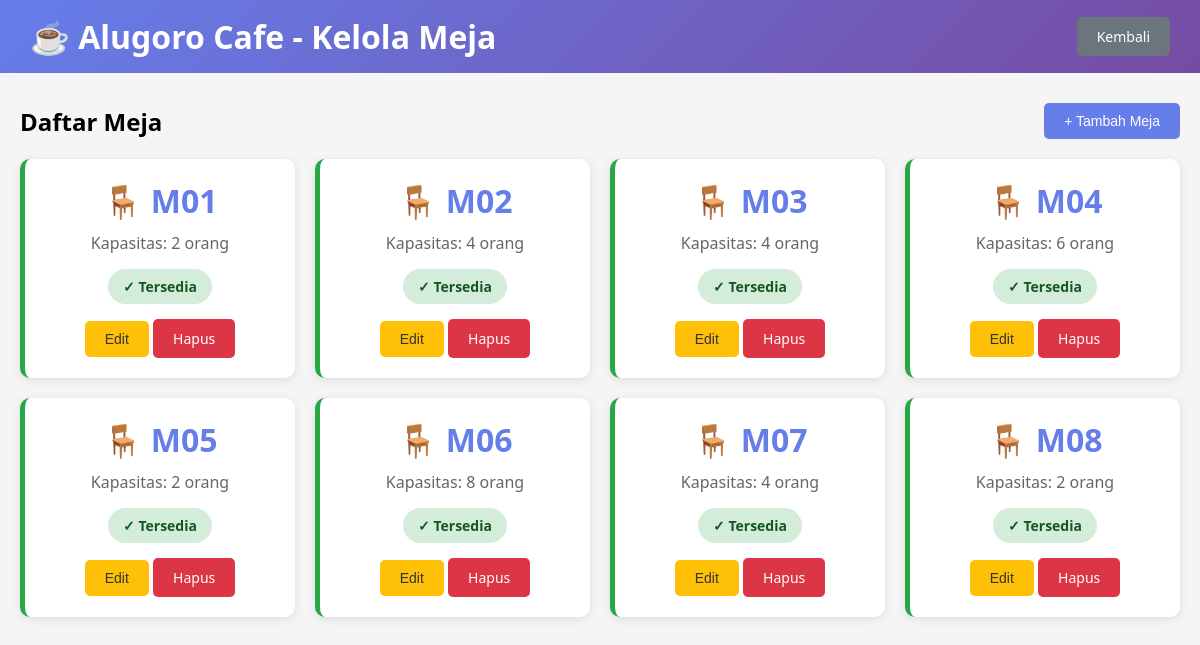
/tables.php (signed in), run on the app's committed database.
### tables this page shows
CREATE TABLE tables (
    id INT PRIMARY KEY AUTO_INCREMENT,
    table_number VARCHAR(10) UNIQUE NOT NULL,
    capacity INT NOT NULL,
    status ENUM('tersedia', 'terisi') DEFAULT 'tersedia',
    created_at TIMESTAMP DEFAULT CURRENT_TIMESTAMP
);

### tables.php (the view, shortened to what this page needs)
<?php
require_once 'config.php';
$query = "SELECT * FROM tables ORDER BY table_number";
$result = mysqli_query($conn, $query);
?>
<!DOCTYPE html>
<html lang="id">
<head>
</head>
<body>
    <div class="navbar">
        <h1>☕ Alugoro Cafe - Kelola Meja</h1>
        <a href="dashboard.php" class="btn btn-secondary">Kembali</a>
    </div>
    <div class="container">
        <div class="header">
            <h2>Daftar Meja</h2>
            <button class="btn btn-primary" onclick="openModal('tambah')">+ Tambah Meja</button>
        </div>
        <div class="table-grid">
            <?php while ($row = mysqli_fetch_assoc($result)): ?>
            <div class="table-card <?php echo $row['status']; ?>">
                <div class="table-number">🪑 <?php echo $row['table_number']; ?></div>
                <div class="table-info">Kapasitas: <?php echo $row['capacity']; ?> orang</div>
                <span class="status-badge <?php echo $row['status']; ?>">
                    <?php echo $row['status'] == 'tersedia' ? '✓ Tersedia' : '✗ Terisi'; ?>
                </span>
                <div>
                    <button class="btn btn-warning" onclick='openEdit(<?php echo json_encode($row); ?>)'>Edit</button>
                    <a href="?delete=<?php echo $row['id']; ?>" class="btn btn-danger" onclick="return confirm('Yakin hapus meja ini?')">Hapus</a>
                </div>
            </div>
            <?php endwhile; ?>
        </div>
    </div>
</body>
</html>

### tables.php (style rules this page uses)
* { margin: 0; padding: 0; box-sizing: border-box; }
body { font-family: 'Segoe UI', Tahoma, Geneva, Verdana, sans-serif; background: #f5f5f5; }
.navbar { background: linear-gradient(135deg, #667eea 0%, #764ba2 100%); color: white; padding: 15px 30px; display: flex; justify-content: space-between; align-items: center; }
.container { max-width: 1200px; margin: 30px auto; padding: 0 20px; }
.header { display: flex; justify-content: space-between; align-items: center; margin-bottom: 20px; }
.btn { padding: 10px 20px; border: none; border-radius: 5px; cursor: pointer; text-decoration: none; display: inline-block; font-size: 14px; }
.btn-primary { background: #667eea; color: white; }
.btn-warning { background: #ffc107; color: #333; }
.btn-danger { background: #dc3545; color: white; }
.btn-secondary { background: #6c757d; color: white; }
.table-grid { display: grid; grid-template-columns: repeat(auto-fill, minmax(250px, 1fr)); gap: 20px; }
.table-card { background: white; padding: 20px; border-radius: 10px; box-shadow: 0 2px 10px rgba(0,0,0,0.1); text-align: center; }
.table-card.tersedia { border-left: 5px solid #28a745; }
.table-number { font-size: 32px; font-weight: bold; color: #667eea; margin-bottom: 10px; }
.table-info { margin-bottom: 15px; color: #666; }
.status-badge { padding: 8px 15px; border-radius: 20px; font-size: 14px; font-weight: 600; margin-bottom: 15px; display: inline-block; }
.status-badge.tersedia { background: #d4edda; color: #155724; }

### data on the page
tables: table_number "M01", capacity "2", status "✓ Tersedia"
tables: table_number "M02", capacity "4", status "✓ Tersedia"
tables: table_number "M03", capacity "4", status "✓ Tersedia"
tables: table_number "M04", capacity "6", status "✓ Tersedia"
tables: table_number "M05", capacity "2", status "✓ Tersedia"
tables: table_number "M06", capacity "8", status "✓ Tersedia"
tables: table_number "M07", capacity "4", status "✓ Tersedia"
tables: table_number "M08", capacity "2", status "✓ Tersedia"
